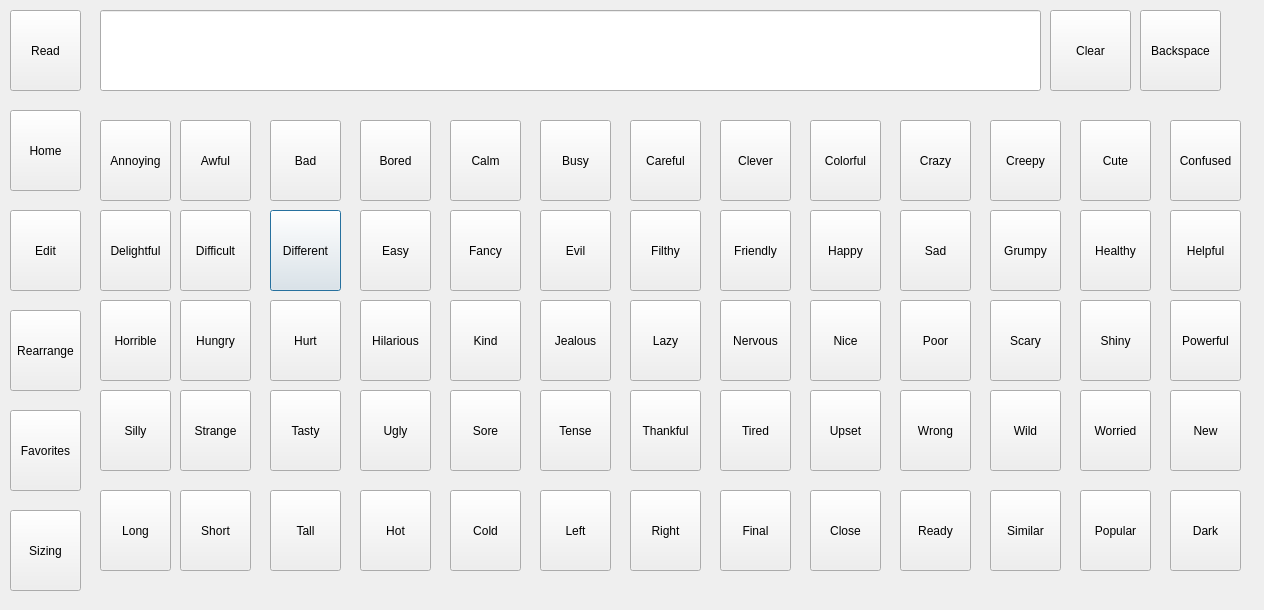
<?xml version="1.0" encoding="UTF-8"?>
<ui version="4.0">
 <class>adjectives</class>
 <widget class="QDialog" name="adjectives">
  <property name="geometry">
   <rect>
    <x>0</x>
    <y>0</y>
    <width>1264</width>
    <height>610</height>
   </rect>
  </property>
  <property name="windowTitle">
   <string>Dialog</string>
  </property>
  <widget class="QPushButton" name="differentButton">
   <property name="geometry">
    <rect>
     <x>270</x>
     <y>210</y>
     <width>71</width>
     <height>81</height>
    </rect>
   </property>
   <property name="text">
    <string>Different</string>
   </property>
  </widget>
  <widget class="QPushButton" name="poorButton">
   <property name="geometry">
    <rect>
     <x>900</x>
     <y>300</y>
     <width>71</width>
     <height>81</height>
    </rect>
   </property>
   <property name="text">
    <string>Poor</string>
   </property>
  </widget>
  <widget class="QPushButton" name="boredButton">
   <property name="geometry">
    <rect>
     <x>360</x>
     <y>120</y>
     <width>71</width>
     <height>81</height>
    </rect>
   </property>
   <property name="text">
    <string>Bored</string>
   </property>
  </widget>
  <widget class="QPushButton" name="crazyButton">
   <property name="geometry">
    <rect>
     <x>900</x>
     <y>120</y>
     <width>71</width>
     <height>81</height>
    </rect>
   </property>
   <property name="text">
    <string>Crazy</string>
   </property>
  </widget>
  <widget class="QPushButton" name="fancyButton">
   <property name="geometry">
    <rect>
     <x>450</x>
     <y>210</y>
     <width>71</width>
     <height>81</height>
    </rect>
   </property>
   <property name="text">
    <string>Fancy</string>
   </property>
  </widget>
  <widget class="QPushButton" name="clear_fromLocations">
   <property name="geometry">
    <rect>
     <x>1050</x>
     <y>10</y>
     <width>81</width>
     <height>81</height>
    </rect>
   </property>
   <property name="text">
    <string>Clear</string>
   </property>
  </widget>
  <widget class="QPushButton" name="helpfulButton">
   <property name="geometry">
    <rect>
     <x>1170</x>
     <y>210</y>
     <width>71</width>
     <height>81</height>
    </rect>
   </property>
   <property name="text">
    <string>Helpful</string>
   </property>
  </widget>
  <widget class="QPushButton" name="cleverButton">
   <property name="geometry">
    <rect>
     <x>720</x>
     <y>120</y>
     <width>71</width>
     <height>81</height>
    </rect>
   </property>
   <property name="text">
    <string>Clever</string>
   </property>
  </widget>
  <widget class="QPushButton" name="hurtButton">
   <property name="geometry">
    <rect>
     <x>270</x>
     <y>300</y>
     <width>71</width>
     <height>81</height>
    </rect>
   </property>
   <property name="text">
    <string>Hurt</string>
   </property>
  </widget>
  <widget class="QPushButton" name="confusedButton">
   <property name="geometry">
    <rect>
     <x>1170</x>
     <y>120</y>
     <width>71</width>
     <height>81</height>
    </rect>
   </property>
   <property name="text">
    <string>Confused</string>
   </property>
  </widget>
  <widget class="QPushButton" name="tenseButton">
   <property name="geometry">
    <rect>
     <x>540</x>
     <y>390</y>
     <width>71</width>
     <height>81</height>
    </rect>
   </property>
   <property name="text">
    <string>Tense</string>
   </property>
  </widget>
  <widget class="QPushButton" name="tallButton">
   <property name="geometry">
    <rect>
     <x>270</x>
     <y>490</y>
     <width>71</width>
     <height>81</height>
    </rect>
   </property>
   <property name="text">
    <string>Tall</string>
   </property>
  </widget>
  <widget class="QPushButton" name="calmButton">
   <property name="geometry">
    <rect>
     <x>450</x>
     <y>120</y>
     <width>71</width>
     <height>81</height>
    </rect>
   </property>
   <property name="text">
    <string>Calm</string>
   </property>
  </widget>
  <widget class="QPushButton" name="tiredButton">
   <property name="geometry">
    <rect>
     <x>720</x>
     <y>390</y>
     <width>71</width>
     <height>81</height>
    </rect>
   </property>
   <property name="text">
    <string>Tired</string>
   </property>
  </widget>
  <widget class="QPushButton" name="uglyButton">
   <property name="geometry">
    <rect>
     <x>360</x>
     <y>390</y>
     <width>71</width>
     <height>81</height>
    </rect>
   </property>
   <property name="text">
    <string>Ugly</string>
   </property>
  </widget>
  <widget class="QPushButton" name="sillyButton">
   <property name="geometry">
    <rect>
     <x>100</x>
     <y>390</y>
     <width>71</width>
     <height>81</height>
    </rect>
   </property>
   <property name="text">
    <string>Silly</string>
   </property>
  </widget>
  <widget class="QPushButton" name="hotButton">
   <property name="geometry">
    <rect>
     <x>360</x>
     <y>490</y>
     <width>71</width>
     <height>81</height>
    </rect>
   </property>
   <property name="text">
    <string>Hot</string>
   </property>
  </widget>
  <widget class="QPushButton" name="coldButton">
   <property name="geometry">
    <rect>
     <x>450</x>
     <y>490</y>
     <width>71</width>
     <height>81</height>
    </rect>
   </property>
   <property name="text">
    <string>Cold</string>
   </property>
  </widget>
  <widget class="QPushButton" name="easyButton">
   <property name="geometry">
    <rect>
     <x>360</x>
     <y>210</y>
     <width>71</width>
     <height>81</height>
    </rect>
   </property>
   <property name="text">
    <string>Easy</string>
   </property>
  </widget>
  <widget class="QPushButton" name="grumpyButton">
   <property name="geometry">
    <rect>
     <x>990</x>
     <y>210</y>
     <width>71</width>
     <height>81</height>
    </rect>
   </property>
   <property name="text">
    <string>Grumpy</string>
   </property>
  </widget>
  <widget class="QPushButton" name="friendlyButton">
   <property name="geometry">
    <rect>
     <x>720</x>
     <y>210</y>
     <width>71</width>
     <height>81</height>
    </rect>
   </property>
   <property name="text">
    <string>Friendly</string>
   </property>
  </widget>
  <widget class="QPushButton" name="backspace_fromLocations">
   <property name="geometry">
    <rect>
     <x>1140</x>
     <y>10</y>
     <width>81</width>
     <height>81</height>
    </rect>
   </property>
   <property name="text">
    <string>Backspace</string>
   </property>
  </widget>
  <widget class="QPushButton" name="worriedButton">
   <property name="geometry">
    <rect>
     <x>1080</x>
     <y>390</y>
     <width>71</width>
     <height>81</height>
    </rect>
   </property>
   <property name="text">
    <string>Worried</string>
   </property>
  </widget>
  <widget class="QPushButton" name="rearrange_fromLocations">
   <property name="geometry">
    <rect>
     <x>10</x>
     <y>310</y>
     <width>71</width>
     <height>81</height>
    </rect>
   </property>
   <property name="text">
    <string>Rearrange</string>
   </property>
  </widget>
  <widget class="QLineEdit" name="lineEdit">
   <property name="geometry">
    <rect>
     <x>100</x>
     <y>10</y>
     <width>941</width>
     <height>81</height>
    </rect>
   </property>
  </widget>
  <widget class="QPushButton" name="rightButton">
   <property name="geometry">
    <rect>
     <x>630</x>
     <y>490</y>
     <width>71</width>
     <height>81</height>
    </rect>
   </property>
   <property name="text">
    <string>Right</string>
   </property>
  </widget>
  <widget class="QPushButton" name="finalButton">
   <property name="geometry">
    <rect>
     <x>720</x>
     <y>490</y>
     <width>71</width>
     <height>81</height>
    </rect>
   </property>
   <property name="text">
    <string>Final</string>
   </property>
  </widget>
  <widget class="QPushButton" name="edit_fromLocations">
   <property name="geometry">
    <rect>
     <x>10</x>
     <y>210</y>
     <width>71</width>
     <height>81</height>
    </rect>
   </property>
   <property name="text">
    <string>Edit</string>
   </property>
  </widget>
  <widget class="QPushButton" name="favorite_fromLocations">
   <property name="geometry">
    <rect>
     <x>10</x>
     <y>410</y>
     <width>71</width>
     <height>81</height>
    </rect>
   </property>
   <property name="text">
    <string>Favorites</string>
   </property>
  </widget>
  <widget class="QPushButton" name="awfulButton">
   <property name="geometry">
    <rect>
     <x>180</x>
     <y>120</y>
     <width>71</width>
     <height>81</height>
    </rect>
   </property>
   <property name="text">
    <string>Awful</string>
   </property>
  </widget>
  <widget class="QPushButton" name="niceButton">
   <property name="geometry">
    <rect>
     <x>810</x>
     <y>300</y>
     <width>71</width>
     <height>81</height>
    </rect>
   </property>
   <property name="text">
    <string>Nice</string>
   </property>
  </widget>
  <widget class="QPushButton" name="nervousButton">
   <property name="geometry">
    <rect>
     <x>720</x>
     <y>300</y>
     <width>71</width>
     <height>81</height>
    </rect>
   </property>
   <property name="text">
    <string>Nervous</string>
   </property>
  </widget>
  <widget class="QPushButton" name="size_fromLocations">
   <property name="geometry">
    <rect>
     <x>10</x>
     <y>510</y>
     <width>71</width>
     <height>81</height>
    </rect>
   </property>
   <property name="text">
    <string>Sizing</string>
   </property>
  </widget>
  <widget class="QPushButton" name="difficultButton">
   <property name="geometry">
    <rect>
     <x>180</x>
     <y>210</y>
     <width>71</width>
     <height>81</height>
    </rect>
   </property>
   <property name="text">
    <string>Difficult</string>
   </property>
  </widget>
  <widget class="QPushButton" name="powerfulButton">
   <property name="geometry">
    <rect>
     <x>1170</x>
     <y>300</y>
     <width>71</width>
     <height>81</height>
    </rect>
   </property>
   <property name="text">
    <string>Powerful</string>
   </property>
  </widget>
  <widget class="QPushButton" name="kindButton">
   <property name="geometry">
    <rect>
     <x>450</x>
     <y>300</y>
     <width>71</width>
     <height>81</height>
    </rect>
   </property>
   <property name="text">
    <string>Kind</string>
   </property>
  </widget>
  <widget class="QPushButton" name="wildButton">
   <property name="geometry">
    <rect>
     <x>990</x>
     <y>390</y>
     <width>71</width>
     <height>81</height>
    </rect>
   </property>
   <property name="text">
    <string>Wild</string>
   </property>
  </widget>
  <widget class="QPushButton" name="hilariousButton">
   <property name="geometry">
    <rect>
     <x>360</x>
     <y>300</y>
     <width>71</width>
     <height>81</height>
    </rect>
   </property>
   <property name="text">
    <string>Hilarious</string>
   </property>
  </widget>
  <widget class="QPushButton" name="lazyButton">
   <property name="geometry">
    <rect>
     <x>630</x>
     <y>300</y>
     <width>71</width>
     <height>81</height>
    </rect>
   </property>
   <property name="text">
    <string>Lazy</string>
   </property>
  </widget>
  <widget class="QPushButton" name="similarButton">
   <property name="geometry">
    <rect>
     <x>990</x>
     <y>490</y>
     <width>71</width>
     <height>81</height>
    </rect>
   </property>
   <property name="text">
    <string>Similar</string>
   </property>
  </widget>
  <widget class="QPushButton" name="healthyButton">
   <property name="geometry">
    <rect>
     <x>1080</x>
     <y>210</y>
     <width>71</width>
     <height>81</height>
    </rect>
   </property>
   <property name="text">
    <string>Healthy</string>
   </property>
  </widget>
  <widget class="QPushButton" name="wrongButton">
   <property name="geometry">
    <rect>
     <x>900</x>
     <y>390</y>
     <width>71</width>
     <height>81</height>
    </rect>
   </property>
   <property name="text">
    <string>Wrong</string>
   </property>
  </widget>
  <widget class="QPushButton" name="readyButton">
   <property name="geometry">
    <rect>
     <x>900</x>
     <y>490</y>
     <width>71</width>
     <height>81</height>
    </rect>
   </property>
   <property name="text">
    <string>Ready</string>
   </property>
  </widget>
  <widget class="QPushButton" name="sadButton">
   <property name="geometry">
    <rect>
     <x>900</x>
     <y>210</y>
     <width>71</width>
     <height>81</height>
    </rect>
   </property>
   <property name="text">
    <string>Sad</string>
   </property>
  </widget>
  <widget class="QPushButton" name="horribleButton">
   <property name="geometry">
    <rect>
     <x>100</x>
     <y>300</y>
     <width>71</width>
     <height>81</height>
    </rect>
   </property>
   <property name="text">
    <string>Horrible</string>
   </property>
  </widget>
  <widget class="QPushButton" name="jealousButton">
   <property name="geometry">
    <rect>
     <x>540</x>
     <y>300</y>
     <width>71</width>
     <height>81</height>
    </rect>
   </property>
   <property name="text">
    <string>Jealous</string>
   </property>
  </widget>
  <widget class="QPushButton" name="delightfulButton">
   <property name="geometry">
    <rect>
     <x>100</x>
     <y>210</y>
     <width>71</width>
     <height>81</height>
    </rect>
   </property>
   <property name="text">
    <string>Delightful</string>
   </property>
  </widget>
  <widget class="QPushButton" name="strangeButton">
   <property name="geometry">
    <rect>
     <x>180</x>
     <y>390</y>
     <width>71</width>
     <height>81</height>
    </rect>
   </property>
   <property name="text">
    <string>Strange</string>
   </property>
  </widget>
  <widget class="QPushButton" name="shinyButton">
   <property name="geometry">
    <rect>
     <x>1080</x>
     <y>300</y>
     <width>71</width>
     <height>81</height>
    </rect>
   </property>
   <property name="text">
    <string>Shiny</string>
   </property>
  </widget>
  <widget class="QPushButton" name="leftButton">
   <property name="geometry">
    <rect>
     <x>540</x>
     <y>490</y>
     <width>71</width>
     <height>81</height>
    </rect>
   </property>
   <property name="text">
    <string>Left</string>
   </property>
  </widget>
  <widget class="QPushButton" name="shortButton">
   <property name="geometry">
    <rect>
     <x>180</x>
     <y>490</y>
     <width>71</width>
     <height>81</height>
    </rect>
   </property>
   <property name="text">
    <string>Short</string>
   </property>
  </widget>
  <widget class="QPushButton" name="newButton">
   <property name="geometry">
    <rect>
     <x>1170</x>
     <y>390</y>
     <width>71</width>
     <height>81</height>
    </rect>
   </property>
   <property name="text">
    <string>New</string>
   </property>
  </widget>
  <widget class="QPushButton" name="happyButton">
   <property name="geometry">
    <rect>
     <x>810</x>
     <y>210</y>
     <width>71</width>
     <height>81</height>
    </rect>
   </property>
   <property name="text">
    <string>Happy</string>
   </property>
  </widget>
  <widget class="QPushButton" name="carefulButton">
   <property name="geometry">
    <rect>
     <x>630</x>
     <y>120</y>
     <width>71</width>
     <height>81</height>
    </rect>
   </property>
   <property name="text">
    <string>Careful</string>
   </property>
  </widget>
  <widget class="QPushButton" name="busyButton">
   <property name="geometry">
    <rect>
     <x>540</x>
     <y>120</y>
     <width>71</width>
     <height>81</height>
    </rect>
   </property>
   <property name="text">
    <string>Busy</string>
   </property>
  </widget>
  <widget class="QPushButton" name="thankfulButton">
   <property name="geometry">
    <rect>
     <x>630</x>
     <y>390</y>
     <width>71</width>
     <height>81</height>
    </rect>
   </property>
   <property name="text">
    <string>Thankful</string>
   </property>
  </widget>
  <widget class="QPushButton" name="read_fromLocations">
   <property name="geometry">
    <rect>
     <x>10</x>
     <y>10</y>
     <width>71</width>
     <height>81</height>
    </rect>
   </property>
   <property name="text">
    <string>Read</string>
   </property>
  </widget>
  <widget class="QPushButton" name="hungryButton">
   <property name="geometry">
    <rect>
     <x>180</x>
     <y>300</y>
     <width>71</width>
     <height>81</height>
    </rect>
   </property>
   <property name="text">
    <string>Hungry</string>
   </property>
  </widget>
  <widget class="QPushButton" name="evilButton">
   <property name="geometry">
    <rect>
     <x>540</x>
     <y>210</y>
     <width>71</width>
     <height>81</height>
    </rect>
   </property>
   <property name="text">
    <string>Evil</string>
   </property>
  </widget>
  <widget class="QPushButton" name="soreButton">
   <property name="geometry">
    <rect>
     <x>450</x>
     <y>390</y>
     <width>71</width>
     <height>81</height>
    </rect>
   </property>
   <property name="text">
    <string>Sore</string>
   </property>
  </widget>
  <widget class="QPushButton" name="cuteButton">
   <property name="geometry">
    <rect>
     <x>1080</x>
     <y>120</y>
     <width>71</width>
     <height>81</height>
    </rect>
   </property>
   <property name="text">
    <string>Cute</string>
   </property>
  </widget>
  <widget class="QPushButton" name="longButton">
   <property name="geometry">
    <rect>
     <x>100</x>
     <y>490</y>
     <width>71</width>
     <height>81</height>
    </rect>
   </property>
   <property name="text">
    <string>Long</string>
   </property>
  </widget>
  <widget class="QPushButton" name="darkButton">
   <property name="geometry">
    <rect>
     <x>1170</x>
     <y>490</y>
     <width>71</width>
     <height>81</height>
    </rect>
   </property>
   <property name="text">
    <string>Dark</string>
   </property>
  </widget>
  <widget class="QPushButton" name="badButton">
   <property name="geometry">
    <rect>
     <x>270</x>
     <y>120</y>
     <width>71</width>
     <height>81</height>
    </rect>
   </property>
   <property name="text">
    <string>Bad</string>
   </property>
  </widget>
  <widget class="QPushButton" name="popularButton">
   <property name="geometry">
    <rect>
     <x>1080</x>
     <y>490</y>
     <width>71</width>
     <height>81</height>
    </rect>
   </property>
   <property name="text">
    <string>Popular</string>
   </property>
  </widget>
  <widget class="QPushButton" name="scaryButton">
   <property name="geometry">
    <rect>
     <x>990</x>
     <y>300</y>
     <width>71</width>
     <height>81</height>
    </rect>
   </property>
   <property name="text">
    <string>Scary</string>
   </property>
  </widget>
  <widget class="QPushButton" name="annoyingButton">
   <property name="geometry">
    <rect>
     <x>100</x>
     <y>120</y>
     <width>71</width>
     <height>81</height>
    </rect>
   </property>
   <property name="text">
    <string>Annoying</string>
   </property>
  </widget>
  <widget class="QPushButton" name="upsetButton">
   <property name="geometry">
    <rect>
     <x>810</x>
     <y>390</y>
     <width>71</width>
     <height>81</height>
    </rect>
   </property>
   <property name="text">
    <string>Upset</string>
   </property>
  </widget>
  <widget class="QPushButton" name="colorfulButton">
   <property name="geometry">
    <rect>
     <x>810</x>
     <y>120</y>
     <width>71</width>
     <height>81</height>
    </rect>
   </property>
   <property name="text">
    <string>Colorful</string>
   </property>
  </widget>
  <widget class="QPushButton" name="home_fromLocations">
   <property name="geometry">
    <rect>
     <x>10</x>
     <y>110</y>
     <width>71</width>
     <height>81</height>
    </rect>
   </property>
   <property name="text">
    <string>Home</string>
   </property>
  </widget>
  <widget class="QPushButton" name="closeButton">
   <property name="geometry">
    <rect>
     <x>810</x>
     <y>490</y>
     <width>71</width>
     <height>81</height>
    </rect>
   </property>
   <property name="text">
    <string>Close</string>
   </property>
  </widget>
  <widget class="QPushButton" name="filthyButton">
   <property name="geometry">
    <rect>
     <x>630</x>
     <y>210</y>
     <width>71</width>
     <height>81</height>
    </rect>
   </property>
   <property name="text">
    <string>Filthy</string>
   </property>
  </widget>
  <widget class="QPushButton" name="creepyButton">
   <property name="geometry">
    <rect>
     <x>990</x>
     <y>120</y>
     <width>71</width>
     <height>81</height>
    </rect>
   </property>
   <property name="text">
    <string>Creepy</string>
   </property>
  </widget>
  <widget class="QPushButton" name="tastyButton">
   <property name="geometry">
    <rect>
     <x>270</x>
     <y>390</y>
     <width>71</width>
     <height>81</height>
    </rect>
   </property>
   <property name="text">
    <string>Tasty</string>
   </property>
  </widget>
 </widget>
 <resources/>
 <connections/>
</ui>
